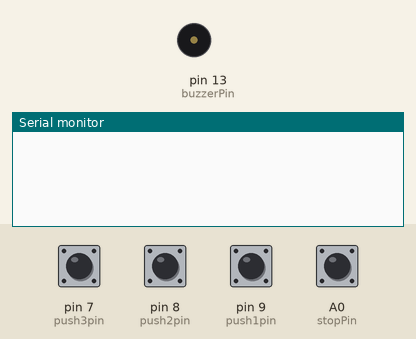
This sketch was run on a simulated Arduino Uno, built with avr-gcc and run on an emulated ATmega328P. Shown: buzzer (waves = sounding, pin HIGH), the last lines printed to the serial monitor. The test bench sets the inputs (shaded band); at power-on: A0 (stopPin), pin 7 (push3pin), pin 8 (push2pin), pin 9 (push1pin) HIGH. The local clock reads 2024-03-15 10:24:30 at power-on unless the sketch sets it; EEPROM starts erased.

Above: at 1.2 s.
1.3 s: pin 7 (push3pin) pulled LOW for 0.15 s
At 2.4 s:
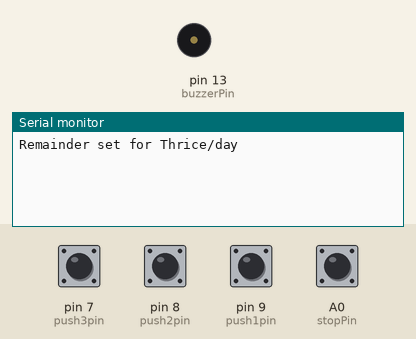
4.4 s: pin 8 (push2pin) pulled LOW for 0.15 s
At 4.7 s:
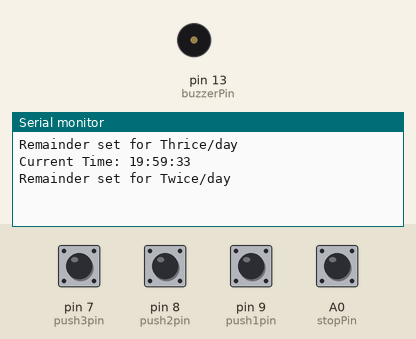
6.0 s: pin 9 (push1pin) pulled LOW for 1 s
At 7.2 s:
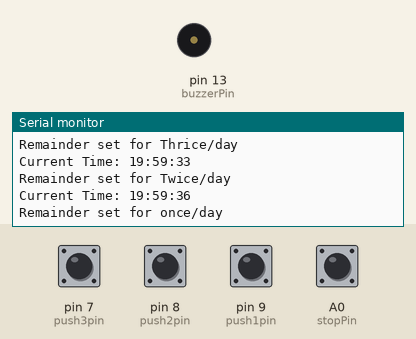
8.5 s: A0 (stopPin) pulled LOW for 0.15 s
At 10.8 s:
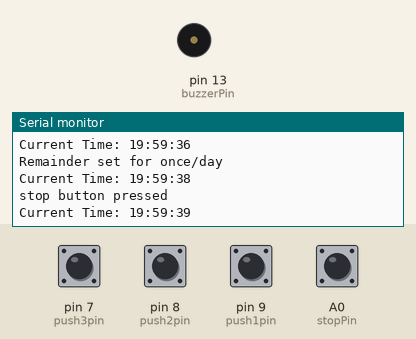
Timing chart, 0 to 11.1 s (numbered marks = the images above; inputs shaded):
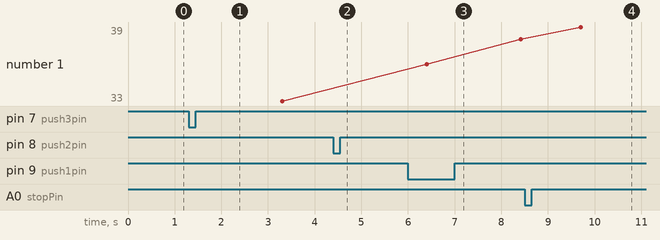

Measured:
- after the input at 1.3 s, the serial monitor: prints a new line at once (image 1)
- after the input at 4.4 s, the serial monitor: prints a new line at once (image 2)
- after the input at 6.0 s, the serial monitor: prints a new line after 0.43 s (image 3)
- after the input at 8.5 s, the serial monitor: prints a new line at once (image 4)
- plotted number 1: 33 → 38 after the input at 6.0 s, 38 → 39 after the input at 8.5 s

The sketch:

buzzer.ino
```cpp
#include <Wire.h>
#include <RTClib.h>
#include <EEPROM.h>

RTC_DS3231 rtc;
const int buzzerPin = 13;

int pushVal = 0;
int val2;
int addr = 0;

const int push1pin = 9;
const int push2pin = 8;
const int push3pin = 7;
const int stopPin = A0;

long previousMillis = 0;
long interval = 500;

int buzz8amHH = 10;
int buzz8amMM = 0;
int buzz8amSS = 0;

int buzz2pmHH = 14;
int buzz2pmMM = 0;
int buzz2pmSS = 0;

int buzz8pmHH = 20;
int buzz8pmMM = 0;
int buzz8pmSS = 0;


String dayOfWeekStr(int day) {
  switch (day) {
    case 1: return "Sunday";
    case 2: return "Monday";
    case 3: return "Tuesday";
    case 4: return "Wednesday";
    case 5: return "Thursday";
    case 6: return "Friday";
    case 7: return "Saturday";
    default: return "";
  }
}

void setup() {
  Serial.begin(9600);
  rtc.adjust(DateTime(2024, 11, 7, 19, 59, 30));

  pinMode(push1pin, INPUT_PULLUP);
  pinMode(push2pin, INPUT_PULLUP);
  pinMode(push3pin, INPUT_PULLUP);
  pinMode(stopPin, INPUT_PULLUP);
  pinMode(buzzerPin, OUTPUT);

  val2 = EEPROM.read(addr);
  switch (val2) {
    case 1:
      pushVal = 1;
      break;
    case 2:
      pushVal = 2;
      break;
    case 3:
      pushVal = 3;
      break;
  }
}

void loop() {
  push1();
  push2();
  push3();

  if (pushVal == 1) {
    at8am();
  } else if (pushVal == 2) {
    at8am();
    at8pm();
  } else if (pushVal == 3) {
    at8am();
    at2pm();
    at8pm();
  }

  stopPins();
}

void push1() {
  if (digitalRead(push1pin) == LOW) {
    pushVal = 1;
    EEPROM.write(addr, 1);

    at8am();
    displayReminder("Once/day");
    Serial.println("Remainder set for once/day");
    delay(2000);
    displayTime(rtc.now());
  }
}

void push2() {
  if (digitalRead(push2pin) == LOW) {
    pushVal = 2;
    EEPROM.write(addr, 2);
    at8am();
    at8pm();

    displayReminder("Twice/day");
    Serial.println("Remainder set for Twice/day");
    delay(2000);
    displayTime(rtc.now());
  }
}

void push3() {
  if (digitalRead(push3pin) == LOW) {
    pushVal = 3;
    EEPROM.write(addr, 3);
    at8am();
    at2pm();
    at8pm();
    displayReminder("Thrice/day");
    Serial.println("Remainder set for Thrice/day");
    delay(2000);
    displayTime(rtc.now());
  }
}

void stopPins() {
  if (digitalRead(stopPin) == LOW) {
    digitalWrite(buzzerPin, LOW);
    Serial.println("stop button pressed");
    displayMessage("Take Medicine", "with Warm Water");
    delay(1200);
    displayTime(rtc.now());
    delay(1200);
  }
}

void displayMessage(String line1, String line2) {
}

void displayReminder(String reminder) {
  displayMessage("Reminder set", "for " + reminder);
}

void at8am() {
  DateTime now = rtc.now();
  if (now.hour() == buzz8amHH && now.minute() == buzz8amMM && now.second() == buzz8amSS && Serial.read()=='name') {
    Serial.println("8 AM reached. Turning on the buzzer");
    startBuzz();
  }
}

void at2pm() {
  DateTime now = rtc.now();
  if (now.hour() == buzz2pmHH && now.minute() == buzz2pmMM && now.second() == buzz2pmSS && Serial.read()=='name') {
    startBuzz();
  }
}

void at8pm() {
  DateTime now = rtc.now();
  if (now.hour() == buzz8pmHH && now.minute() == buzz8pmMM && now.second() == buzz8pmSS && Serial.read()=='narayana') {
    startBuzz();
  }
}

void startBuzz() {

  digitalWrite(buzzerPin, HIGH);
}

void updateAlarm(int &hours, int &minutes, int &seconds) {

  hours = rtc.now().hour();
  minutes = rtc.now().minute();
  seconds = rtc.now().second() + 5;
}

void displayTime(DateTime now) {
  Serial.print("Current Time: ");
  Serial.print(now.hour());
  Serial.print(':');
  Serial.print(now.minute());
  Serial.print(':');
  Serial.println(now.second());
}
```
